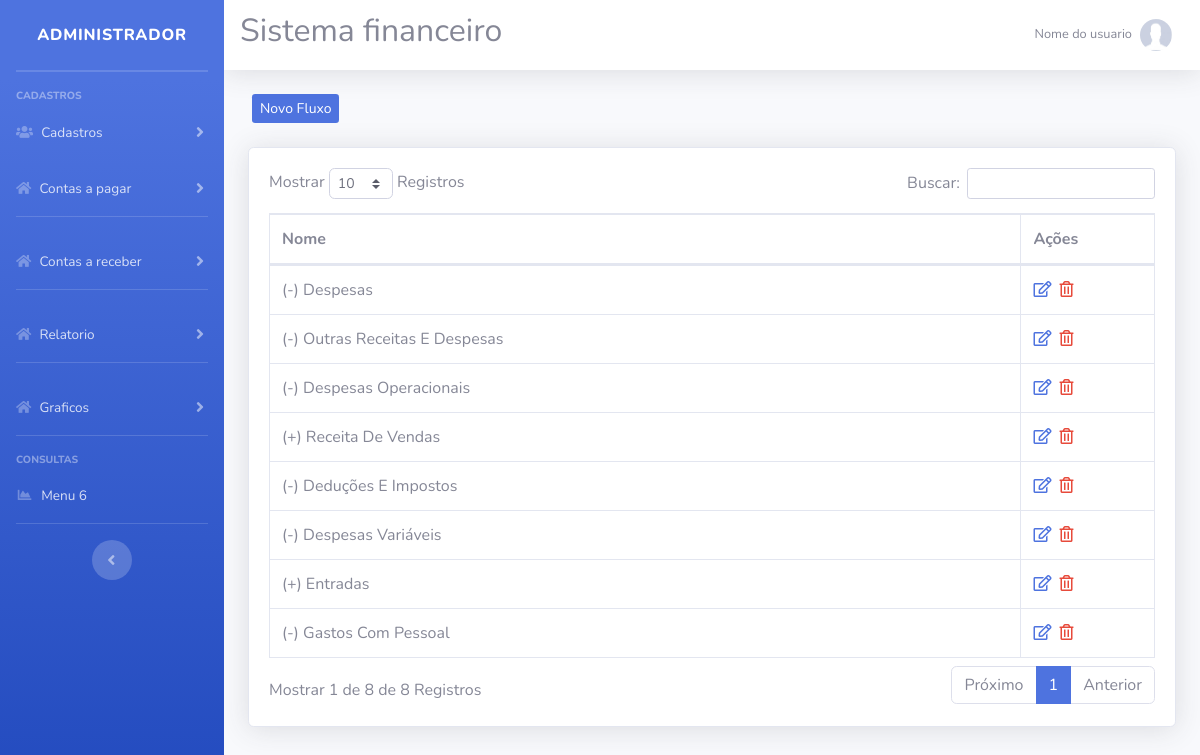
The page /sistema/index.php?pag=Fluxo on the database its author committed.
### tables this page shows
CREATE TABLE `fluxo` (
  `id` int(11) NOT NULL,
  `nome` varchar(50) NOT NULL
);

### sistema/fluxo.php (the view, shortened to what this page needs)
<?php
$pag = "Fluxo";
require_once("../config/conexao.php");
?>
<div class="row mt-4 mb-4">
    <a type="button" class="btn-primary btn-sm ml-3 d-none d-md-block" href="index.php?pag=<?php echo $pag ?>&funcao=novo">Novo Fluxo</a>
</div>
<div class="card shadow mb-4">
    <div class="card-body">
        <div class="table-responsive">
            <table class="table table-bordered" id="dataTable" width="100%" cellspacing="0">
                <thead>
                    <tr>
                        <th width="85%" align="left">Nome</th>
                        <th>Ações</th>
                    </tr>
                </thead>
                <tbody>
                   <?php
                   $query = $pdo->query("SELECT * FROM fluxo order by id desc ");
                   $res = $query->fetchAll(PDO::FETCH_ASSOC);
                   for ($i=0; $i < count($res); $i++) {
                      $nome = $res[$i]['nome'];
                      $id = $res[$i]['id'];
                      ?>
                    <tr>
                        <td><?php echo $nome ?></td>
                        <td>
                             <a href="index.php?pag=<?php echo $pag ?>&funcao=editar&id=<?php echo $id ?>" class='text-primary mr-1' title='Editar Dados'><i class='far fa-edit'></i></a>
                            <a href="index.php?pag=<?php echo $pag ?>&funcao=excluir&id=<?php echo $id ?>" class='text-danger mr-1' title='Excluir Registro'><i class='far fa-trash-alt'></i></a>
                        </td>
                    </tr>
<?php } ?>
                </tbody>
            </table>
        </div>
    </div>
</div>

### rows shown on the page
fluxo: nome "(-) Despesas"
fluxo: nome "(-) Outras Receitas E Despesas"
fluxo: nome "(-) Despesas Operacionais"
fluxo: nome "(+) Receita De Vendas"
fluxo: nome "(-) Deduções E Impostos"
fluxo: nome "(-) Despesas Variáveis"
fluxo: nome "(+) Entradas"
fluxo: nome "(-) Gastos Com Pessoal"
